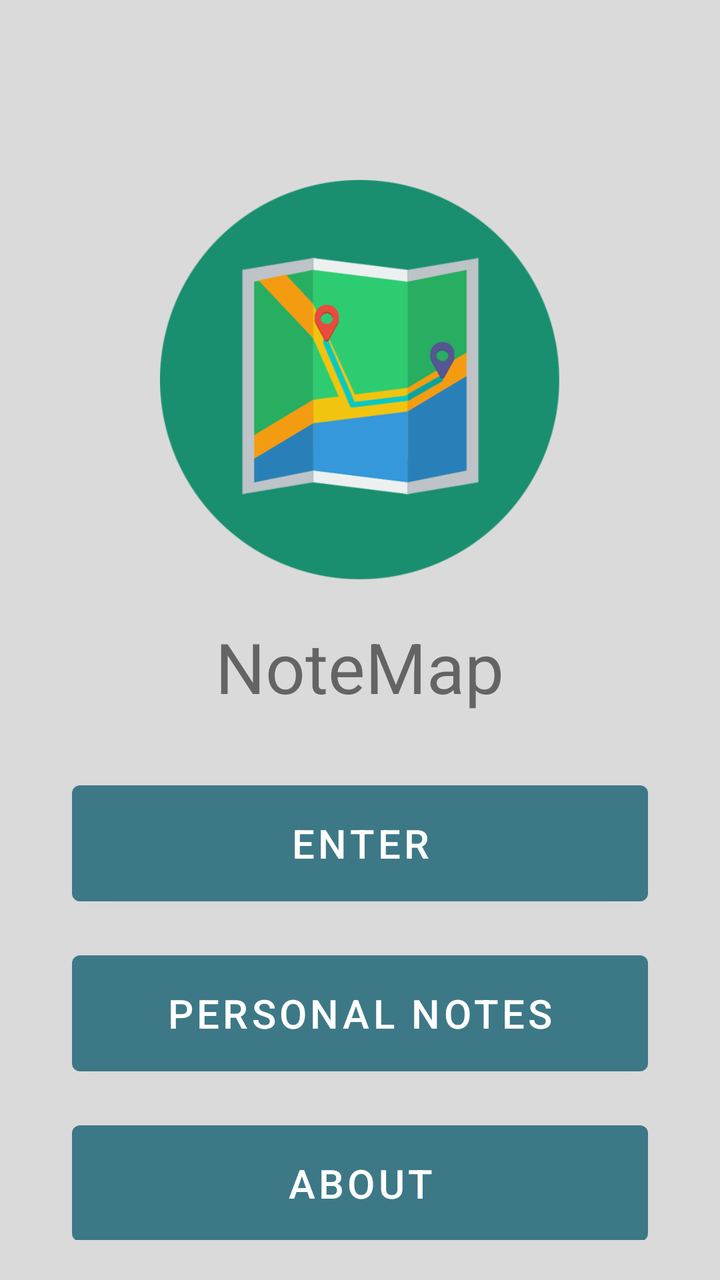
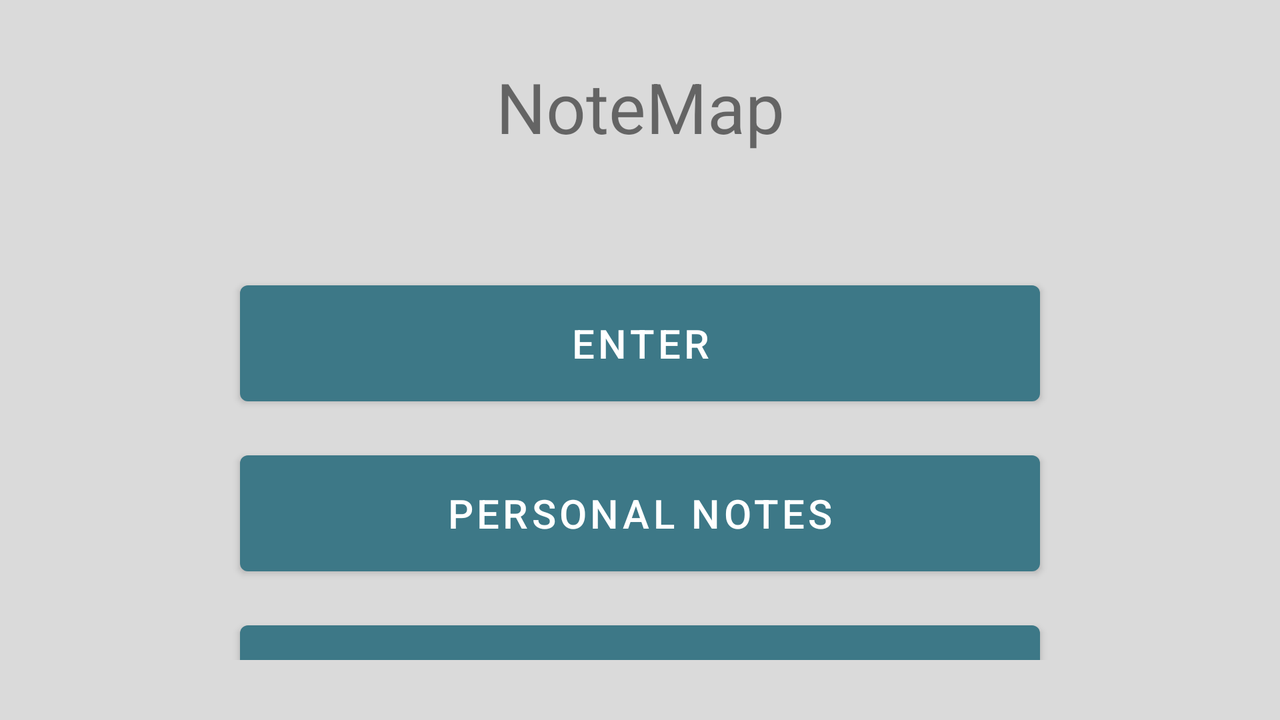

One screen, two layout resources from the same app: the default and the repository's alternative for another configuration. Each is rendered where Android would select it; the XML of both is given below.
<!-- AndroidManifest.xml: application theme Theme.NoteMap -->
<!-- res/layout/activity_main.xml -->
<?xml version="1.0" encoding="utf-8"?>
<androidx.constraintlayout.widget.ConstraintLayout xmlns:android="http://schemas.android.com/apk/res/android"
    xmlns:app="http://schemas.android.com/apk/res-auto"
    xmlns:tools="http://schemas.android.com/tools"
    android:layout_width="match_parent"
    android:layout_height="match_parent"
    android:background="#DADADA"
    android:orientation="vertical"
    android:paddingLeft="16dp"
    android:paddingRight="16dp">


    <LinearLayout
        android:layout_width="match_parent"
        android:layout_height="match_parent"
        android:layout_marginLeft="20dp"
        android:layout_marginTop="20dp"
        android:layout_marginRight="20dp"
        android:layout_marginBottom="20dp"
        android:gravity="center_horizontal"
        android:orientation="vertical">

        <ImageView
            android:id="@+id/imageView2"
            android:layout_width="200dp"
            android:layout_height="200dp"
            android:layout_gravity="center"
            android:layout_marginTop="70dp"
            app:srcCompat="@drawable/img_front_example" />

        <TextView
            android:id="@+id/textView"
            android:layout_width="wrap_content"
            android:layout_height="wrap_content"
            android:layout_marginTop="20dp"
            android:text="@string/AppTitle"
            android:textSize="35dp" />

        <LinearLayout
            android:layout_width="match_parent"
            android:layout_height="match_parent"
            android:gravity="center_horizontal"
            android:layout_marginTop="30dp"
            android:orientation="vertical">

            <Button
                android:id="@+id/btEntrar"
                android:layout_width="match_parent"
                android:layout_height="70dp"
                android:layout_gravity="center"
                android:onClick="btEntrar"
                android:text="@string/btStart"
                android:textSize="20dp"
                android:layout_marginBottom="15dp"
                app:backgroundTint="#3D7887" />

            <Button
                android:id="@+id/btNotas"
                android:layout_width="match_parent"
                android:layout_height="70dp"
                android:layout_gravity="center"
                android:onClick="btNotas"
                android:text="@string/btPersonalNotes"
                android:textSize="20dp"
                android:layout_marginBottom="15dp"
                app:backgroundTint="#3D7887" />

            <Button
                android:id="@+id/btAbout"
                android:layout_width="match_parent"
                android:layout_height="70dp"
                android:layout_gravity="center"
                android:onClick="btAbout"
                android:text="@string/btAbout"
                android:textSize="20dp"
                app:backgroundTint="#3D7887" />
        </LinearLayout>
    </LinearLayout>

</androidx.constraintlayout.widget.ConstraintLayout>
<!-- resources referenced by this layout -->
<resources>
  <!-- drawable img_front_example: png bitmap (drawable, 37323 bytes) -->
  <string name="AppTitle" translatable="false">NoteMap</string>
  <string name="btAbout">About</string>
  <string name="btPersonalNotes">Personal Notes</string>
  <string name="btStart">Enter</string>
  <style name="Theme.NoteMap" parent="Theme.MaterialComponents.DayNight.DarkActionBar">
          
          <item name="colorPrimary">@color/purple_500</item>
          <item name="colorPrimaryVariant">@color/purple_700</item>
          <item name="colorOnPrimary">@color/white</item>
          
          <item name="colorSecondary">@color/teal_200</item>
          <item name="colorSecondaryVariant">@color/teal_700</item>
          <item name="colorOnSecondary">@color/black</item>
          
          <item name="android:statusBarColor" tools:targetApi="l">?attr/colorPrimaryVariant</item>
          
      </style>
</resources>
<!-- res/layout-land/activity_main.xml (the repository's variant of the layout above) -->
<!-- drawn on the phone turned sideways -->
<?xml version="1.0" encoding="utf-8"?>
<LinearLayout xmlns:android="http://schemas.android.com/apk/res/android"
    xmlns:app="http://schemas.android.com/apk/res-auto"
    xmlns:tools="http://schemas.android.com/tools"
    android:layout_width="match_parent"
    android:layout_height="match_parent"
    android:background="#DADADA"
    android:orientation="horizontal">

    <LinearLayout
        android:layout_width="match_parent"
        android:layout_height="match_parent"
        android:gravity="center_horizontal"
        android:layout_marginTop="30dp"
        android:layout_marginRight="50dp"
        android:layout_marginLeft="50dp"
        android:layout_marginBottom="30dp"
        android:orientation="vertical">

        <TextView
            android:id="@+id/textView"
            android:layout_width="match_parent"
            android:textAlignment="center"
            android:layout_gravity="center_horizontal"
            android:layout_height="wrap_content"
            android:text="@string/AppTitle"
            android:textSize="35dp" />

        <Button
            android:id="@+id/btEntrar"
            android:layout_width="400dp"
            android:layout_height="70dp"
            android:layout_gravity="center"
            android:onClick="btEntrar"
            android:text="@string/btStart"
            android:textSize="20dp"
            android:layout_marginTop="60dp"
            android:layout_marginBottom="15dp"
            app:backgroundTint="#3D7887" />

        <Button
            android:id="@+id/btNotas"
            android:layout_width="400dp"
            android:layout_height="70dp"
            android:layout_gravity="center"
            android:onClick="btNotas"
            android:text="@string/btPersonalNotes"
            android:textSize="20dp"
            android:layout_marginBottom="15dp"
            app:backgroundTint="#3D7887" />

        <Button
            android:id="@+id/btAbout"
            android:layout_width="400dp"
            android:layout_height="70dp"
            android:layout_gravity="center"
            android:onClick="btAbout"
            android:text="@string/btAbout"
            android:textSize="20dp"
            app:backgroundTint="#3D7887" />
    </LinearLayout>
</LinearLayout>
<!-- resources referenced by the variant -->
<!-- as the phone turned sideways resolves them -->
<resources>
  <string name="AppTitle" translatable="false">NoteMap</string>
  <string name="btAbout">About</string>
  <string name="btPersonalNotes">Personal Notes</string>
  <string name="btStart">Enter</string>
  <style name="Theme.NoteMap" parent="Theme.MaterialComponents.DayNight.DarkActionBar">
          
          <item name="colorPrimary">@color/purple_500</item>
          <item name="colorPrimaryVariant">@color/purple_700</item>
          <item name="colorOnPrimary">@color/white</item>
          
          <item name="colorSecondary">@color/teal_200</item>
          <item name="colorSecondaryVariant">@color/teal_700</item>
          <item name="colorOnSecondary">@color/black</item>
          
          <item name="android:statusBarColor" tools:targetApi="l">?attr/colorPrimaryVariant</item>
          
      </style>
</resources>
